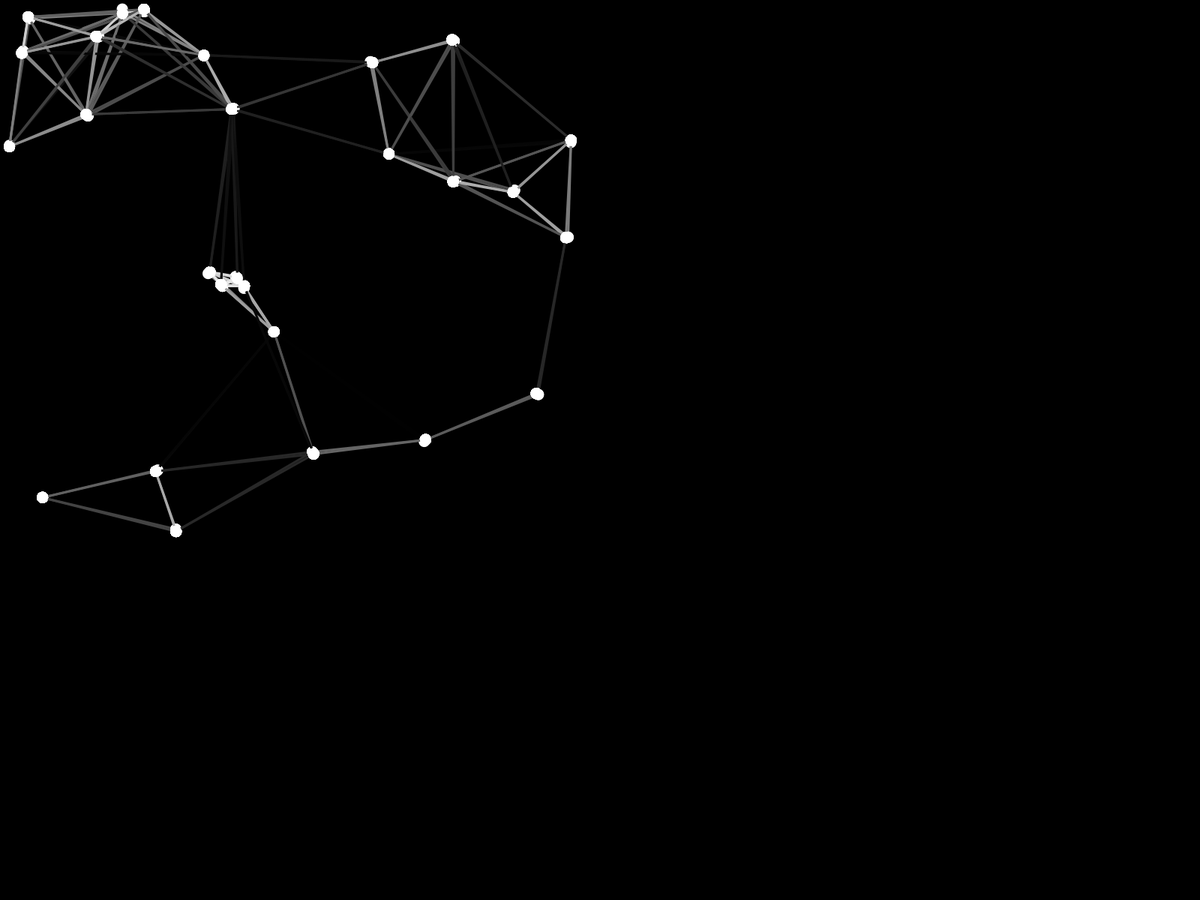
Frame 1 (no input)
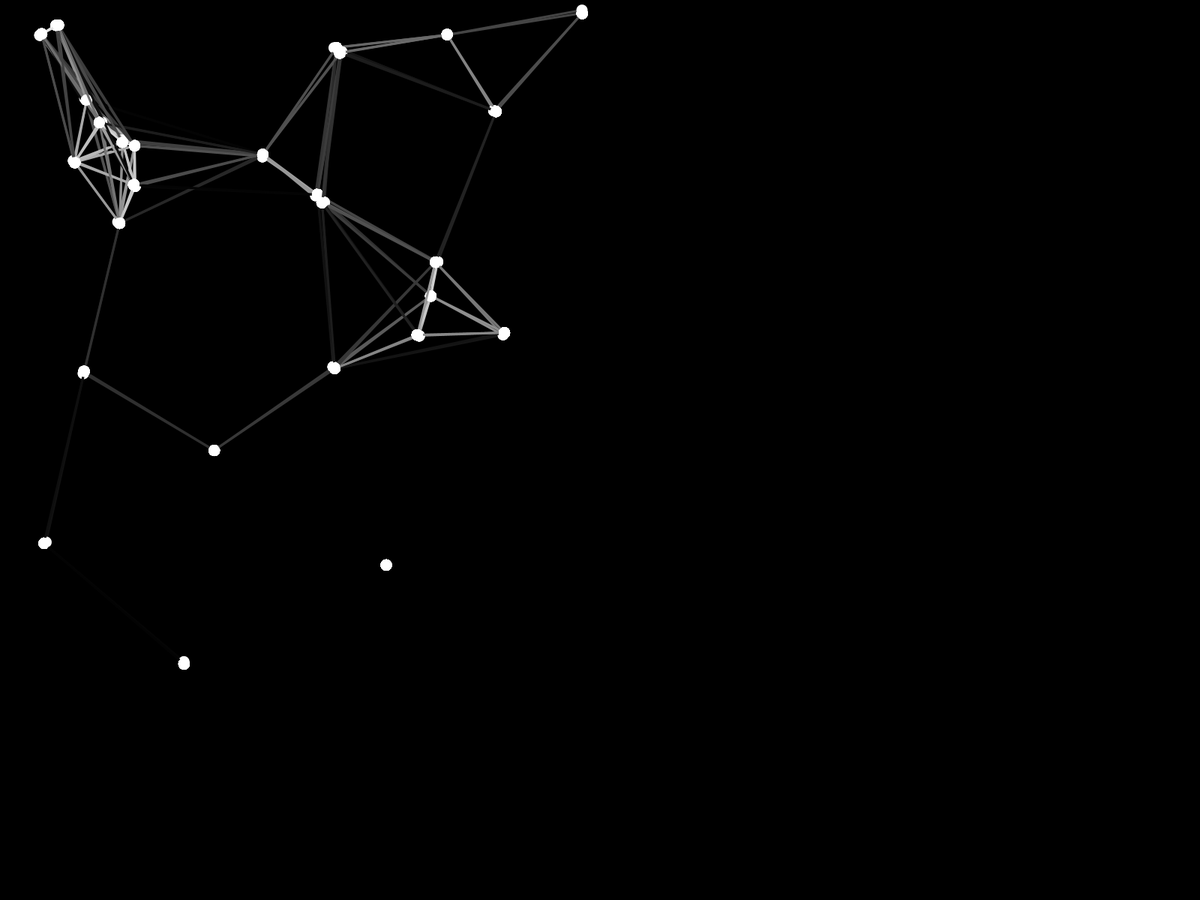
Frame 60 (the mouse pressed at the canvas centre just before this capture)
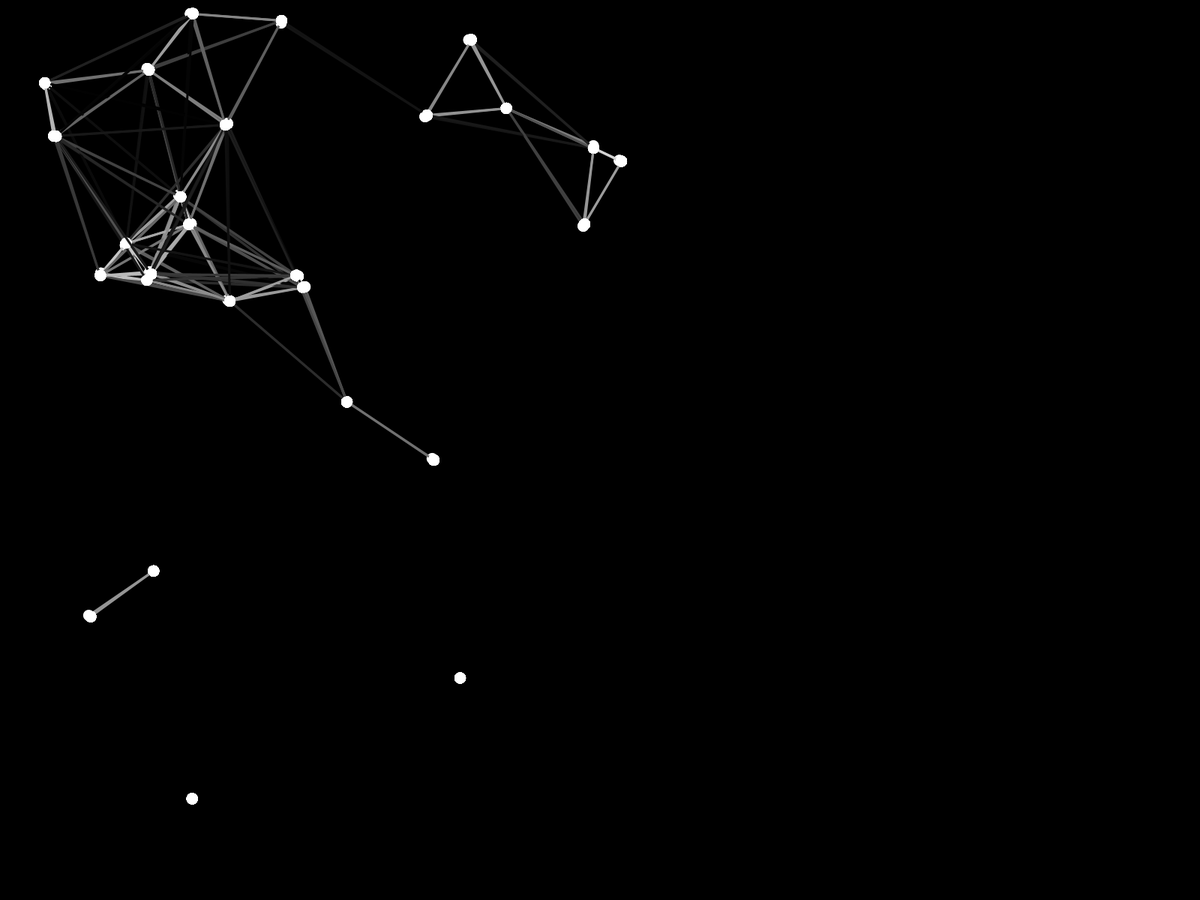
Frame 120 (the mouse held since frame 60 and released just before this capture)

The Processing sketch that drew these frames (run headless with seeded random() and noise(); from frame 60 on, the mouse is pressed at the canvas centre):

// Processing sketch: sketch_ballWeb
// ── sketch_ballWeb.pde
// ball web By Carter Ireland
// 11/6/2021

// initiate variables, make an empty list for balls
int MAXBALLS = 27; // increase with caution, max(max-1)
float RANGE = 250;
Entity[] entities = new Entity[MAXBALLS];

// setup canvas, add balls to list with random starting positions
void setup() {
  fullScreen();
  //size(700, 700);
  for (int i=0; i<MAXBALLS; i++) {
    entities[i] = new Entity(random(800), random(800), 15);
  }
}

void draw() {
  background(0);
  for (Entity e : entities) {
    e.checkBoundaryCollision();
    e.update();
    makeConnections(e);
    e.display();
  }
}

// drawing lines between balls
void makeConnections(Entity ball1) { // main ball is the one from draw loop
  colorMode(HSB, 255, 100, 100);
  for (Entity ball2 : entities) {      // selects ball to compare distance
    if (ball1 != ball2) {
      double dis = ball1.distance(ball2); // checks distance
      if (dis < RANGE) {  // if balls are within range
        float distance = (float) dis;
        float brightness = 100-((distance/RANGE)*100); // get distance/maxDistance then transform to 0-100
        stroke(0, 0, brightness);  //brightness needs to be value 0-100
        strokeWeight(3);
        line(ball1.pos.x, ball1.pos.y, ball2.pos.x, ball2.pos.y); //draw line between balls
        ball1.display(); // render the connected balls again to avoid the lines appearing ontop of the balls
        ball2.display();
      } else {
        ball1.display();
      }
    }
  }
}

// ── entity.pde
class Entity {
  PVector pos;
  PVector vel;
  float rad;
  
  Entity(float x, float y, float r) {
    pos = new PVector(x,y);
    vel = PVector.random2D();
    vel.mult(3);
    rad = r;
  }
  
  double distance(Entity ball2) {
    return Math.pow(Math.pow((pos.x-ball2.pos.x),2)+Math.pow((pos.y-ball2.pos.y),2),0.5);
  }
  
  void update() {
    pos.add(vel);
  }
  
  void checkBoundaryCollision() {
    if (pos.x > width-rad) {
      pos.x = width-rad;
      vel.x *= -1;
    } else if (pos.x < rad) {
      pos.x = rad;
      vel.x *= -1;
    } else if (pos.y > height-rad) {
      pos.y = height-rad;
      vel.y *= -1;
    } else if (pos.y < rad) {
      pos.y = rad;
      vel.y *= -1;
    }
  }
  
  void display() {
    noStroke();
    colorMode(HSB, 255, 100, 100);
    fill(0, 0, 100);
    ellipse(pos.x, pos.y, rad, rad);
  }
}
